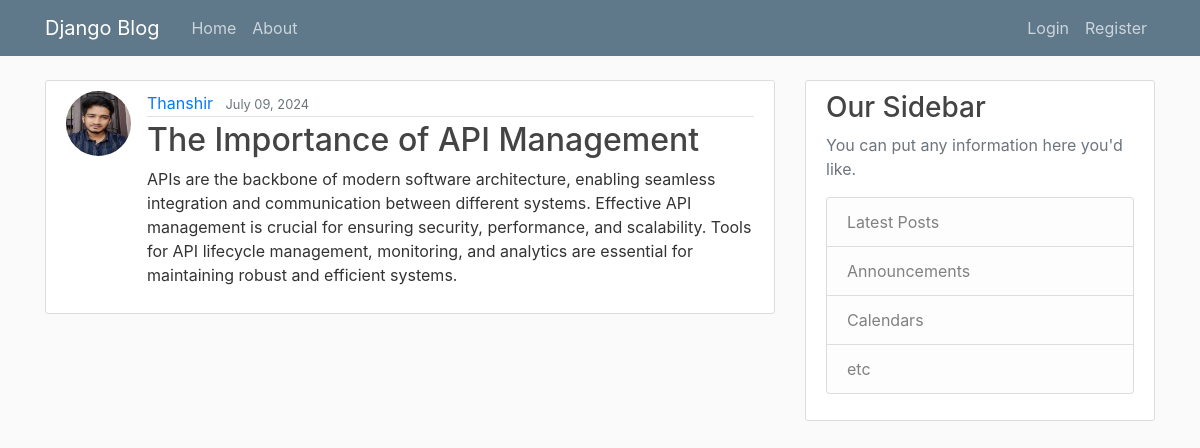
The app's page /post/14/ with its own data.
### blog/models.py (models this page shows, shortened)
class Post(models.Model):
    title=models.CharField(max_length=200)
    content=models.TextField()
    date_posted=models.DateTimeField(default=timezone.now)
    author=models.ForeignKey(User,on_delete=models.CASCADE)

### users/models.py (models this page shows, shortened)
class Profile(models.Model):
    user=models.OneToOneField(User, on_delete=models.CASCADE)
    img=models.ImageField(default='default.jpg', upload_to='profiles')

### blog/views.py (the view)
# urls.py: path('post/<int:pk>/', PostDetailView.as_view(), name='post-detail'),
class PostDetailView(DetailView):
    model=Post

### templates/blog/post_detail.html (shortened to what this page needs)
{% extends "blog/base.html" %}
{% block content %}
    <article class="media content-section">
      <img class="rounded-circle article-img" src="{{ object.author.profile.img.url }}">
        <div class="media-body">
          <div class="article-metadata">
            <a class="mr-2" href="{% url 'user-posts' object.author.username %}">{{ object.author }}</a>
            <small class="text-muted">{{ object.date_posted|date:"F d, Y" }}</small>
          </div>
          <h2 class="article-title">{{ object.title }}</h2>
          <p class="article-content">{{ object.content }}</p>
        </div>
    </article>
{% endblock content %}

### static/blog/main.css (style rules this page uses)
body { background: #fafafa; color: #333333; margin-top: 5rem; }
h1, h2, h3, h4, h5, h6 { color: #444444; }
.content-section { background: #ffffff; padding: 10px 20px; border: 1px solid #dddddd; border-radius: 3px; margin-bottom: 20px; }
.article-title { color: #444444; }
.article-content { white-space: pre-line; }
.article-img { height: 65px; width: 65px; margin-right: 16px; }
.article-metadata { padding-bottom: 1px; margin-bottom: 4px; border-bottom: 1px solid #e3e3e3 }

### records on screen
Post: author.profile.img (picture), author "Thanshir", date_posted "July 09, 2024", title "The Importance of API Management", content "APIs are the backbone of modern software architecture, enabling seamless integration and communication between different systems. Effective API management is crucial for ensuring security, performance, and scalability. Tools for API lifecycle management, monitoring, and analytics are essential for maintaining robust and efficient systems."
